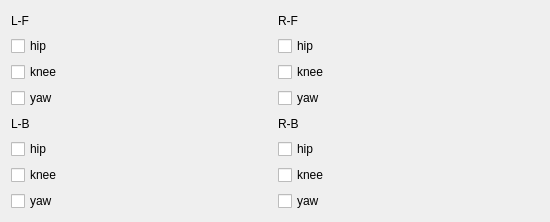
<?xml version="1.0" encoding="UTF-8"?>
<ui version="4.0">
 <class>DataPlotWidget</class>
 <widget class="QWidget" name="DataPlotWidget">
  <property name="geometry">
   <rect>
    <x>0</x>
    <y>0</y>
    <width>550</width>
    <height>222</height>
   </rect>
  </property>
  <property name="acceptDrops">
   <bool>true</bool>
  </property>
  <property name="windowTitle">
   <string>Plot</string>
  </property>
  <layout class="QHBoxLayout" name="horizontalLayout">
   <item>
    <layout class="QVBoxLayout" name="verticalLayout">
     <item>
      <widget class="QLabel" name="label">
       <property name="text">
        <string>L-F</string>
       </property>
      </widget>
     </item>
     <item>
      <widget class="QCheckBox" name="checkBox_lf_hip">
       <property name="text">
        <string>hip</string>
       </property>
      </widget>
     </item>
     <item>
      <widget class="QCheckBox" name="checkBox_lf_knee">
       <property name="text">
        <string>knee</string>
       </property>
      </widget>
     </item>
     <item>
      <widget class="QCheckBox" name="checkBox_lf_yaw">
       <property name="text">
        <string>yaw</string>
       </property>
      </widget>
     </item>
     <item>
      <widget class="QLabel" name="label_2">
       <property name="text">
        <string>L-B</string>
       </property>
      </widget>
     </item>
     <item>
      <widget class="QCheckBox" name="checkBox_lb_hip">
       <property name="text">
        <string>hip</string>
       </property>
      </widget>
     </item>
     <item>
      <widget class="QCheckBox" name="checkBox_lb_knee">
       <property name="text">
        <string>knee</string>
       </property>
      </widget>
     </item>
     <item>
      <widget class="QCheckBox" name="checkBox_lb_yaw">
       <property name="text">
        <string>yaw</string>
       </property>
      </widget>
     </item>
    </layout>
   </item>
   <item>
    <layout class="QHBoxLayout" name="data_plot_layout">
     <property name="spacing">
      <number>0</number>
     </property>
    </layout>
   </item>
   <item>
    <layout class="QVBoxLayout" name="verticalLayout_2">
     <item>
      <widget class="QLabel" name="label_3">
       <property name="text">
        <string>R-F</string>
       </property>
      </widget>
     </item>
     <item>
      <widget class="QCheckBox" name="checkBox_rf_hip">
       <property name="text">
        <string>hip</string>
       </property>
      </widget>
     </item>
     <item>
      <widget class="QCheckBox" name="checkBox_rf_knee">
       <property name="text">
        <string>knee</string>
       </property>
      </widget>
     </item>
     <item>
      <widget class="QCheckBox" name="checkBox_rf_yaw">
       <property name="text">
        <string>yaw</string>
       </property>
      </widget>
     </item>
     <item>
      <widget class="QLabel" name="label_4">
       <property name="text">
        <string>R-B</string>
       </property>
      </widget>
     </item>
     <item>
      <widget class="QCheckBox" name="checkBox_rb_hip">
       <property name="text">
        <string>hip</string>
       </property>
      </widget>
     </item>
     <item>
      <widget class="QCheckBox" name="checkBox_rb_knee">
       <property name="text">
        <string>knee</string>
       </property>
      </widget>
     </item>
     <item>
      <widget class="QCheckBox" name="checkBox_rb_yaw">
       <property name="text">
        <string>yaw</string>
       </property>
      </widget>
     </item>
    </layout>
   </item>
  </layout>
 </widget>
 <resources/>
 <connections/>
</ui>
